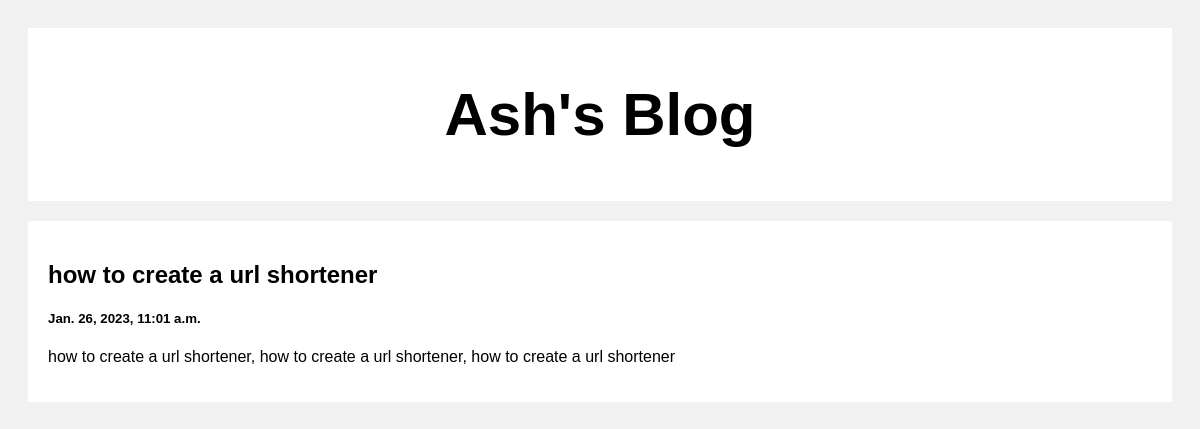
Screenshot of /post/2 with the database file from the repository.
### post_app/models.py (models this page shows)
class Post(models.Model):
    title = models.CharField(max_length=100)
    body = models.CharField(max_length=1000000)
    created_at = models.DateTimeField(default=datetime.now, blank=True)

### post_app/views.py (the view)
# urls.py: path('post/<str:pk>', views.post, name = 'post'),
def post(request, pk):
    posts = Post.objects.get(id=pk)
    return render(request, 'post.html', {'posts':posts})

### templates/post.html (shortened to what this page needs)
<!DOCTYPE html>
<html>
<head>
</head>
<body>
<div class="header">
  <h2>Ash's Blog</h2>
</div>
<div class="row">
  <div class="leftcolumn">
    <div class="card">
        <h2>{{posts.title}}</h2>
        <h5>{{posts.created_at}}</h5>
        <p>{{posts.body}}</p>
    </div>
  </div>
</div>
</body>
</html>

### templates/post.html (style rules this page uses)
* { box-sizing: border-box; }
body { font-family: Arial; padding: 20px; background: #f1f1f1; }
.header { padding: 2px; font-size: 40px; text-align: center; background: white; }
.leftcolumn { float: left; width: 100%; }
.card { background-color: white; padding: 20px; margin-top: 20px; }
.row:after { content: ""; display: table; clear: both; }

### rows the page displays
Post: title "how to create a url shortener", created_at "Jan. 26, 2023, 11:01 a.m.", body "how to create a url shortener, how to create a url shortener, how to create a url shortener"
